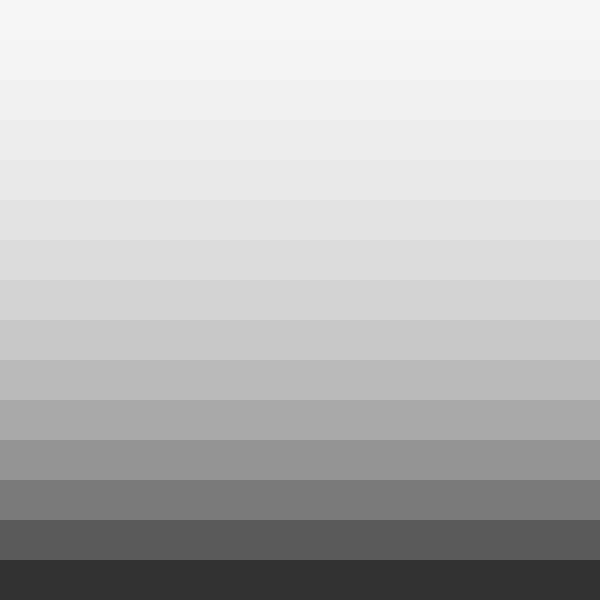
Frame 1 (no input)
Frame 60 (no input): identical to frame 1, image omitted
Frame 120 (the mouse pressed at the canvas centre since frame 60): identical to frame 1, image omitted

The p5.js sketch that drew this single still picture (run headless with seeded random() and noise() and a simulated clock; from frame 60 on, the mouse is pressed at the canvas centre):

// p5.js sketch
// ── sketch.js
/*
Ethan Henson 
10/20/17
IGME-101: ICE 8c
*/
var baller = [];
var Roll = true;

function setup() {
    createCanvas(600, 600);
    background(0);
    noStroke();
}


function draw() {
    //put drawing code here
    background(0);
    gradient(0, 15, height);
    for (let i = 0; i < baller.length; i++) {
        baller[i].display();
        baller[i].move();
        baller[i].bounce();
    }
}


function gradient(x, y, tTar) {
    fill(255, 50)
    var tTar = tTar;
    var x = x;
    var y = y;

    while (x <= y) {
        rect(0, 0, width, tTar);
        tTar -= height / y;
        x++;

    }
}
//press R to remove balls, Left to wrap, right to bounce
function keyPressed() {
    if (keyCode === LEFT_ARROW) {
        Roll = true
    } else if (keyCode === RIGHT_ARROW) {
        Roll = false
    } else if (keyCode === 82) {
    baller.pop();
  }
}

function mouseClicked() {
    baller.push(new ball(random(1, 8), random(1, 8)))
}
// ── GhostInfo.html
<!DOCTYPE html>
<html lang="en">

<head>
    <meta charset="UTF-8">
    <meta name="viewport" content="width=device-width, initial-scale=1.0">
    <meta http-equiv="X-UA-Compatible" content="ie=edge">
    <link rel="stylesheet" href="ghost.css">
    <link rel="stylesheet" href="/Port/colors/Rit.css">

    <title>Ethan Henson</title>
    <style>
        body {
            background-color: #4b4237;}
            </style>

</head>


<body>
    <!-- The Entire Grid -->
    <div id="grid-container">

        <!-- The Header, name, and social Icons -->
        <div id="header-bar">
            <!-- Title -->
            <h1><img src="assets/Bunny.png" alt="Red Skull" height="70">Ethan Henson</h1>

            <!-- My icons -->
            <div id="apps">

                    <!-- Them Juicy Burger Menu, that I gave up on making a burger and made a circle instead -->
                    <nav class="Sand-Witch">
                            <div id="Hamburger">
                                    <button type="view"> Menu </button>
                                </div>

                            <div class="Pages">
                                <a href="/Port/index.html">Gallery</a>
                                <a href="/Port/contact.html">Contact</a>
                                <a href="/Port/assets/Resume.pdf">Resume</a>
                                <a href="/port/PortfolioInfo.html">Portfolio Info</a>
                            </div>
                        </nav>


                <!-- Icon Taken From https://www.practicepanther.com/linkedin-for-lawyers/ -->
                <a href="https://steamcommunity.com/id/Project_XShadow"> <img src="/Port/assets/Steam.jpg" alt="Steam Icon"></a>
                <!-- Icon Taken From https://www.freeiconspng.com/img/14883-->
                <a href="https://www.linkedin.com/in/ethan-henson-3b4a7b144/"> <img src="/Port/assets/linkedin.png" alt="Discord Icon"></a>
                <!-- Icon Taken From http://www.iconarchive.com/show/basic-round-social-icons-by-sicons/facebook-icon.html-->
                <a href="https://www.facebook.com/ethan.henson.1412"> <img src="/Port/assets/Facebook.png" alt="FaceBook Logo"></a>
            </div>
        </div>

        <!-- The Two Left Grids (Currently new and something I'm trying)-->
        <div id="left-grids">

            <!-- The Column that contains my scrollable projects-->
            <div id="pre-bar">
                <div id="projects-bar">

                    <!-- folder contains all my projects, and formats them -->
                    <div id="pro-folder">
                        <div id="pro1">
                            <a href="ghost.html"><img src="/Port/assets/Ghost Bubbles.png" alt="Ghost Bubbles preview"></a>
                        </div>
                        <div id="blank">
                            <!-- Empty (keep it that way) -->
                        </div>
                        
                        <div id="Talking">
                            <h1>Ghost Bubbles</h1>
                            <p>A Program that creates little pink translucent bubbles and sends them off in random direction towards the lower right hand corner, and they will travel at random speeds. It's very relaxing to look at and fun to mess with. Occasionally when you change to bounce some of the balls that were midtranistion will get caught, try to see how mny of them you can get at a time.</p>
                            <h1>Contols</h1> 
                            <p>Click The mouse to create a new ghostly bubble<br> Press the Left and Right keys to swap between wrapping around the edge and bouncing off of it.<br> To play Simply Click on the Image.</p>
                        </div>
                    </div>

                </div>
            </div>

            <!-- Contains the Websites Color Options -->
            <div id="color-bar">

                <div id="bar">
                    <a href="">
                        <div id="Rose"></div>
                    </a>
                    <a href="">
                        <div id="Beach"></div>
                    </a>
                    <a href="">
                        <div id="Violet"></div>
                    </a>
                    <a href="">
                        <div id="Dark"></div>
                    </a>
                    <a href="">
                        <div id="Light"></div>
                    </a>
                </div>

            </div>

        </div>


        </div>

    </div>

</body>

</html>
// ── ball.js
class ball {
    constructor(x, y) {
        this.x = mouseX;
        this.y = mouseY;
        this.deltaX = x
        this.deltaY = y
        this.size = 50
    }

    move() {
        this.x += this.deltaX;
        this.y += this.deltaY;
    }

    display() {
        fill(255, 105, 180, 50)
        ellipse(this.x, this.y, this.size, this.size)
    }
    bounce() {
        if (Roll == false) {
            if (this.x - 25 <= 0 || this.x + 25 >= width) {
                this.deltaX = this.deltaX * -1
            }
            if (this.y - 25 <= 0 || this.y + 25 >= height) {
                this.deltaY = this.deltaY * -1
            }
        } else {
            if (this.x > width + this.size / 2) { //check right edge
                this.x = -this.size / 2;
            }
            if (this.y > height + this.size / 2) { //check bottom edge
                this.y = -this.size / 2;
            }

            if (this.x < -this.size / 2) { //check left edge
                this.x = width + this.size / 2;
            }

            if (this.y < -this.size / 2) { //check top edge
                this.y = height + this.size / 2;
            }
        }

    }
}

// ── ghost.css
/* http://meyerweb.com/eric/tools/css/reset/ 
   v2.0 | 20110126
   License: none (public domain)
*/

html,
body,
div,
span,
applet,
object,
iframe,
h1,
h2,
h3,
h4,
h5,
h6,
p,
blockquote,
pre,
a,
abbr,
acronym,
address,
big,
cite,
code,
del,
dfn,
em,
img,
ins,
kbd,
q,
s,
samp,
small,
strike,
strong,
sub,
sup,
tt,
var,
b,
u,
i,
center,
dl,
dt,
dd,
ol,
ul,
li,
fieldset,
form,
label,
legend,
table,
caption,
tbody,
tfoot,
thead,
tr,
th,
td,
article,
aside,
canvas,
details,
embed,
figure,
figcaption,
footer,
header,
hgroup,
menu,
nav,
output,
ruby,
section,
summary,
time,
mark,
audio,
video {
    margin: 0;
    padding: 0;
    border: 0;
    font-size: 100%;
    font: inherit;
    vertical-align: baseline;
}

/* HTML5 display-role reset for older browsers */
article,
aside,
details,
figcaption,
figure,
footer,
header,
hgroup,
menu,
nav,
section {
    display: block;
}

body {
    line-height: 1;
}

ol,
ul {
    list-style: none;
}

blockquote,
q {
    quotes: none;
}

blockquote:before,
blockquote:after,
q:before,
q:after {
    content: '';
    content: none;
}

table {
    border-collapse: collapse;
    border-spacing: 0;
}

/* My personal code */
/* My personal code */
/* My personal code */
/* My personal code */
/**/


::-webkit-scrollbar { 
    display: none;
 } 


body {
    font-family: 'Muli', sans-serif;
    font-size: 20px;
    /* The spacing between lines*/
    line-height: 1.4;
}

/* grid Alignment Webpage*/
#left-grids{ grid-area: leftmost; }
#main-grids{ grid-area: main; }
#header-bar { grid-area: header;}

#grid-container {
    grid-template-areas:
    'header'
    'leftmos'
    'leftmost';
  
      height: 100vh;
      width: 100vw;
      display: grid;
      justify-content: start;
  }

  
#apps{ grid-area: apps; }
#header-bar h1{ grid-area: h1;}

#header-bar {
    z-index: 1;
    box-shadow: 0px 17px 8px rgba(0, 0, 0, .15);
    height: 12vh;
    width: 100vw;

    
    grid-template-areas:
    'h1 apps';

    display: flex;
    justify-content: space-between;
    align-items: center;
}

#header-bar h1 {
    font-family: 'Bree Serif', serif;
    font-size: 45px;
    padding: .15em;
}

/* Set Icons in a good place */
#apps {
    display: flex;
}

/* Format all the Icons */
#apps img, #Hamburger button {
    margin-right: 20px;
    width: 48px;
    height: 48px;
    border-radius: 25px;
}

/* Gives the button a little ring */
#Hamburger button {
    border-width:  2px;
}

/* When hovering the menu drops down */
.Sand-Witch:hover .Pages {
    display: block;
}

/* Doesn't move my menu icon, looks as if it comes from the header itself */
.Pages {
    position: absolute;
    padding-top: 35px;
    display: none;
    width: 400px;

}

/* Hides Url underline, adjusts text */
.Pages a {
    text-decoration: none;
    padding: 15px;
    display: block;
    text-align: left;
}



/* Start of Left Grid*/
/*Left Grid Template*/
#projects-bar { grid-area: project;}
#color-bar { grid-area: colors;}

#left-grids{
    grid-template-areas:
    'project colors';
    
    display: grid;
    justify-content: flex-end;
}

/* Pre-bar inside of Left Grids*/
#pre-bar {
    width: auto;
    overflow: hidden;
}

/* Projects-bar inside of Pre-Bar*/
#projects-bar {
    /* Width is slightly larger and thus hides the scroll Bar. */
    
    width: 100vw;
    height: 100vh;
    max-height: 88vh;

}
#Talking{
    width: 500px;
}

#Talking h1 {
    font-size: 30px;
    border-bottom: 2px solid white;

}

#Talking p {
    padding: 8px;
}

/* Project Template*/
#pro1 { grid-area: pro1;}
#pro2 { grid-area: pro2;}
#pro3 { grid-area: pro3;}
#pro4 { grid-area: pro4;}
#blank { grid-area: blank;}

/*Pro-folder inside Project-bar */
#pro-folder {
    grid-template-areas:
    'pro1';

    padding-top: 40px;
    padding-left: 20px;

    display: grid;
    justify-content: left;
    align-content: center;
    grid-gap: 50px;
}

/*Pro's inside Pro-folder */
#pro1, #pro1 img {
    width: 40vw;
    height: 40vw;
    min-width: 400px;
    min-height: 400px;
    border-radius: 20px;
}

/*Blank inside Pro-folder */
#blank{
    /*Blank so it adds one more grid gap */
    height: 1px;
}


/* Color-bar inside of Left Grids*/
#color-bar{
    width: 135px;
    padding-bottom: 25px;
    display: grid;
    justify-content: center;
    align-content: flex-end;
}

/* bar inside of color-bar*/
#bar {
    width: 80px;
    height: 630px;
    border-radius: 30px;

    grid-area: 1 / span 1 / 1 / span 1;
    display: flex;
    flex-direction: column;
    justify-content: space-evenly;
    align-items: center;
}

#bar a {
    width: 48px;
    padding: 4px;
    border-radius: 8px;
}

#Rose, 
#Beach, 
#Violet, 
#Dark, 
#Light,
#Rit {
    height: 48px;
    width: 48px;
    border-radius: 3px;
}

/* End of left Grid's*/


@media screen and (max-width: 1510px) {
    #resume-obj {
        display: none;
    }
    #main-grids{
        justify-content: center;
    }

 }

 @media screen and (max-width: 1150px) {
    #resume-obj {
        display: initial;
    }
    #contact-obj{
        display: none;
    }

 }

 @media screen and (max-width: 900px) {
    #grid-container {
        grid-template-areas:
        'header'
        'leftmost'
        'leftmost';
    }
     #main-grids{
         display: none;
     }
     #left-grids{
        justify-content: space-between;
    }

    #header-bar h1{
        font-size: 35px;
    }
    #pre-bar {
        /* Width is the size I want */
        width: unset;
        overflow: hidden;
    }
    
    /* Projects-bar inside of Pre-Bar*/
    #projects-bar {
        /* Width is slightly larger and thus hides the scroll Bar. */
        width: unset;
        height: 100%;
        max-height: 88vh;
        overflow-y: auto;
    
    }
    
    /*Pro-folder inside Project-bar */
    #pro-folder {
    
        height: 100vh;
        padding-top: 40px;
        padding-right: 20px;
    
        display: flex;
        justify-content: center;
        flex-wrap: wrap;
    }

    #pro1,
    #pro2,
    #pro3,
    #pro4 {
        margin: 4%;
}
 }

 @media screen and (max-width: 550px) {
    #grid-container {
        max-height: 100vh;
    }
    #apps img{
        display: none;
    }

    #apps {
        padding-right: 28px ;
    }
     
     #left-grids{
        grid-template-areas:
        'project'
        'colors';
        
    }
    #pro-folder {
        height: 76vh;
        padding: 0px;}

    #color-bar{
        height: 12vh;
        width: 100vw;
        padding: 0px;
        align-content: center;
    }
    
    #bar {
        height: 65px;
        width: 90vw;
        display: flex;
        flex-direction: row;
        align-items: center;
    }
    
#bar a,
#Rose, 
#Beach, 
#Violet, 
#Dark, 
#Light,
#Rit {
    height: 35px;
    width: 35px;
}
 }
// ── ghost.html
<!DOCTYPE html>
<html>
<!--Template for p5 sketch that needs a live web connection.-->

<head>
    <meta charset="UTF-8">

    <!--Edit the title (goes on the window bar)-->
    <title>Ghost Balls</title>

    <!--
 location of the p5 file online
<script src= "https://cdnjs.cloudflare.com/ajax/libs/p5.js/0.5.11/p5.js"></script>
    -->

    <!--library files-->
    <script src="../libraries/p5.js"></script>
   

    <script src="ball.js"></script>
    <script src="sketch.js"></script>
    


    <!--Add or remove CSS styles as desired-->
    <style>
        body {
            background-color: #4b4237;
            padding: 0;
            margin: 0;
        }
    </style>
</head>

<body>
    <!--Add a header or other content here-->
</body>

</html>
